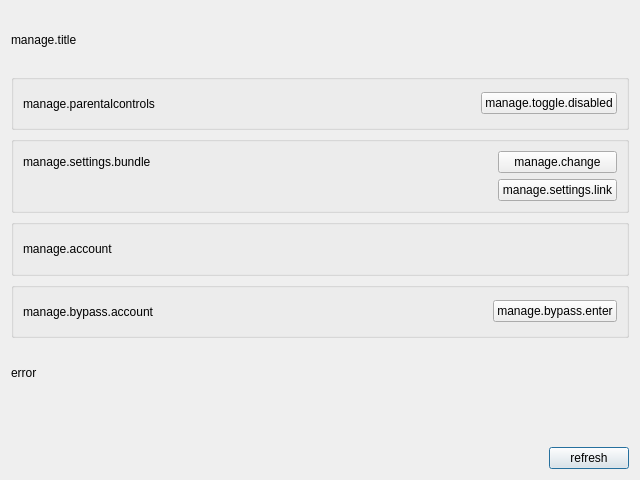
<?xml version="1.0" encoding="UTF-8"?>
<ui version="4.0">
 <class>managePage</class>
 <widget class="ManagePage" name="managePage">
  <property name="geometry">
   <rect>
    <x>0</x>
    <y>0</y>
    <width>640</width>
    <height>480</height>
   </rect>
  </property>
  <layout class="QVBoxLayout" name="verticalLayout">
   <item>
    <layout class="QHBoxLayout" name="horizontalLayout">
     <item>
      <widget class="QLabel" name="title">
       <property name="text">
        <string>manage.title</string>
       </property>
       <property name="LPCText" stdset="0">
        <string>manage.title</string>
       </property>
      </widget>
     </item>
    </layout>
   </item>
   <item>
    <widget class="QGroupBox" name="groupBox">
     <layout class="QHBoxLayout" name="horizontalLayout_3">
      <item>
       <widget class="QLabel" name="label_2">
        <property name="text">
         <string>manage.parentalcontrols</string>
        </property>
        <property name="class" stdset="0">
         <string>singleline bold QLabel</string>
        </property>
        <property name="LPCText" stdset="0">
         <string>manage.parentalcontrols</string>
        </property>
        <property name="LPCTags" stdset="0">
         <stringlist>
          <string>SingleLine</string>
          <string>Bold</string>
         </stringlist>
        </property>
       </widget>
      </item>
      <item>
       <widget class="QLabel" name="lpcStatus">
        <property name="text">
         <string/>
        </property>
       </widget>
      </item>
      <item>
       <spacer name="horizontalSpacer_2">
        <property name="orientation">
         <enum>Qt::Horizontal</enum>
        </property>
        <property name="sizeHint" stdset="0">
         <size>
          <width>40</width>
          <height>20</height>
         </size>
        </property>
       </spacer>
      </item>
      <item>
       <widget class="QPushButton" name="toggleButton">
        <property name="text">
         <string>manage.toggle.disabled</string>
        </property>
        <property name="autoDefault">
         <bool>true</bool>
        </property>
        <property name="LPCText" stdset="0">
         <string>manage.toggle.disabled</string>
        </property>
       </widget>
      </item>
     </layout>
    </widget>
   </item>
   <item>
    <widget class="QGroupBox" name="groupBox_2">
     <layout class="QHBoxLayout" name="horizontalLayout_4">
      <item>
       <layout class="QVBoxLayout" name="verticalLayout_3">
        <item>
         <layout class="QHBoxLayout" name="horizontalLayout_6">
          <item>
           <widget class="QLabel" name="label_8">
            <property name="text">
             <string>manage.settings.bundle</string>
            </property>
            <property name="LPCText" stdset="0">
             <string>manage.settings.bundle</string>
            </property>
            <property name="LPCTags" stdset="0">
             <stringlist>
              <string>Bold</string>
              <string>SingleLine</string>
             </stringlist>
            </property>
           </widget>
          </item>
          <item>
           <widget class="QLabel" name="bundle">
            <property name="text">
             <string/>
            </property>
           </widget>
          </item>
          <item>
           <spacer name="horizontalSpacer_3">
            <property name="orientation">
             <enum>Qt::Horizontal</enum>
            </property>
            <property name="sizeHint" stdset="0">
             <size>
              <width>40</width>
              <height>20</height>
             </size>
            </property>
           </spacer>
          </item>
         </layout>
        </item>
        <item>
         <widget class="QLabel" name="bundleDetail">
          <property name="text">
           <string/>
          </property>
         </widget>
        </item>
       </layout>
      </item>
      <item>
       <layout class="QVBoxLayout" name="verticalLayout_2">
        <item>
         <widget class="QPushButton" name="changeButton">
          <property name="text">
           <string>manage.change</string>
          </property>
          <property name="autoDefault">
           <bool>true</bool>
          </property>
          <property name="LPCText" stdset="0">
           <string>manage.change</string>
          </property>
          <property name="LPCWide" stdset="0">
           <string>1</string>
          </property>
         </widget>
        </item>
        <item>
         <widget class="QPushButton" name="settingsButton">
          <property name="text">
           <string>manage.settings.link</string>
          </property>
          <property name="autoDefault">
           <bool>true</bool>
          </property>
          <property name="LPCText" stdset="0">
           <string>manage.settings.link</string>
          </property>
          <property name="LPCWide" stdset="0">
           <string>1</string>
          </property>
         </widget>
        </item>
       </layout>
      </item>
     </layout>
    </widget>
   </item>
   <item>
    <widget class="QGroupBox" name="groupBox_3">
     <layout class="QHBoxLayout" name="horizontalLayout_5">
      <item>
       <widget class="QLabel" name="label_4">
        <property name="text">
         <string>manage.account</string>
        </property>
        <property name="LPCText" stdset="0">
         <string>manage.account</string>
        </property>
        <property name="LPCTags" stdset="0">
         <stringlist>
          <string>Bold</string>
          <string>SingleLine</string>
         </stringlist>
        </property>
       </widget>
      </item>
      <item>
       <widget class="QLabel" name="account">
        <property name="text">
         <string/>
        </property>
       </widget>
      </item>
      <item>
       <spacer name="horizontalSpacer_5">
        <property name="orientation">
         <enum>Qt::Horizontal</enum>
        </property>
        <property name="sizeHint" stdset="0">
         <size>
          <width>40</width>
          <height>20</height>
         </size>
        </property>
       </spacer>
      </item>
     </layout>
    </widget>
   </item>
   <item>
    <widget class="QGroupBox" name="groupBox_4">
     <property name="title">
      <string/>
     </property>
     <layout class="QHBoxLayout" name="horizontalLayout_7">
      <item>
       <widget class="QLabel" name="label">
        <property name="text">
         <string>manage.bypass.account</string>
        </property>
        <property name="LPCText" stdset="0">
         <string>manage.bypass.account</string>
        </property>
        <property name="LPCTags" stdset="0">
         <stringlist>
          <string>Bold</string>
          <string>SingleLine</string>
         </stringlist>
        </property>
       </widget>
      </item>
      <item>
       <widget class="QLabel" name="bypass_account">
        <property name="text">
         <string/>
        </property>
       </widget>
      </item>
      <item>
       <spacer name="horizontalSpacer_4">
        <property name="orientation">
         <enum>Qt::Horizontal</enum>
        </property>
        <property name="sizeHint" stdset="0">
         <size>
          <width>329</width>
          <height>20</height>
         </size>
        </property>
       </spacer>
      </item>
      <item>
       <widget class="QPushButton" name="bypassButton">
        <property name="text">
         <string>manage.bypass.enter</string>
        </property>
        <property name="autoDefault">
         <bool>true</bool>
        </property>
		 <property name="LPCText" stdset="0">
           <string>manage.bypass.enter</string>
          </property>
          <property name="LPCWide" stdset="0">
           <string>1</string>
          </property>
       </widget>
      </item>
     </layout>
    </widget>
   </item>
   <item>
    <widget class="QLabel" name="error">
     <property name="text">
      <string>error</string>
     </property>
     <property name="openExternalLinks">
      <bool>true</bool>
     </property>
     <property name="LPCTags" stdset="0">
      <stringlist>
       <string>Error</string>
      </stringlist>
     </property>
    </widget>
   </item>
   <item>
    <spacer name="verticalSpacer">
     <property name="orientation">
      <enum>Qt::Vertical</enum>
     </property>
     <property name="sizeType">
      <enum>QSizePolicy::Preferred</enum>
     </property>
     <property name="sizeHint" stdset="0">
      <size>
       <width>20</width>
       <height>40</height>
      </size>
     </property>
    </spacer>
   </item>
   <item>
    <layout class="QHBoxLayout" name="horizontalLayout_2">
     <item>
      <spacer name="horizontalSpacer">
       <property name="orientation">
        <enum>Qt::Horizontal</enum>
       </property>
       <property name="sizeHint" stdset="0">
        <size>
         <width>40</width>
         <height>20</height>
        </size>
       </property>
      </spacer>
     </item>
     <item>
      <widget class="QPushButton" name="refresh">
       <property name="text">
        <string>refresh</string>
       </property>
       <property name="autoDefault">
        <bool>true</bool>
       </property>
       <property name="default">
        <bool>true</bool>
       </property>
       <property name="LPCText" stdset="0">
        <string>refresh</string>
       </property>
      </widget>
     </item>
    </layout>
   </item>
  </layout>
 </widget>
 <customwidgets>
  <customwidget>
   <class>ManagePage</class>
   <extends>QWidget</extends>
   <header>managepage.h</header>
   <container>1</container>
  </customwidget>
 </customwidgets>
 <resources/>
 <connections>
  <connection>
   <sender>refresh</sender>
   <signal>clicked()</signal>
   <receiver>managePage</receiver>
   <slot>gotoMainPage()</slot>
   <hints>
    <hint type="sourcelabel">
     <x>592</x>
     <y>458</y>
    </hint>
    <hint type="destinationlabel">
     <x>319</x>
     <y>239</y>
    </hint>
   </hints>
  </connection>
  <connection>
   <sender>toggleButton</sender>
   <signal>clicked()</signal>
   <receiver>managePage</receiver>
   <slot>toggleLPC()</slot>
   <hints>
    <hint type="sourcelabel">
     <x>616</x>
     <y>100</y>
    </hint>
    <hint type="destinationlabel">
     <x>319</x>
     <y>239</y>
    </hint>
   </hints>
  </connection>
  <connection>
   <sender>settingsButton</sender>
   <signal>clicked()</signal>
   <receiver>managePage</receiver>
   <slot>changeCustomSettings()</slot>
   <hints>
    <hint type="sourcelabel">
     <x>615</x>
     <y>195</y>
    </hint>
    <hint type="destinationlabel">
     <x>319</x>
     <y>239</y>
    </hint>
   </hints>
  </connection>
  <connection>
   <sender>changeButton</sender>
   <signal>clicked()</signal>
   <receiver>managePage</receiver>
   <slot>changeSettings()</slot>
   <hints>
    <hint type="sourcelabel">
     <x>615</x>
     <y>160</y>
    </hint>
    <hint type="destinationlabel">
     <x>319</x>
     <y>239</y>
    </hint>
   </hints>
  </connection>
  <connection>
   <sender>bypassButton</sender>
   <signal>clicked()</signal>
   <receiver>managePage</receiver>
   <slot>enterBypass()</slot>
   <hints>
    <hint type="sourcelabel">
     <x>554</x>
     <y>303</y>
    </hint>
    <hint type="destinationlabel">
     <x>274</x>
     <y>391</y>
    </hint>
   </hints>
  </connection>
 </connections>
</ui>
